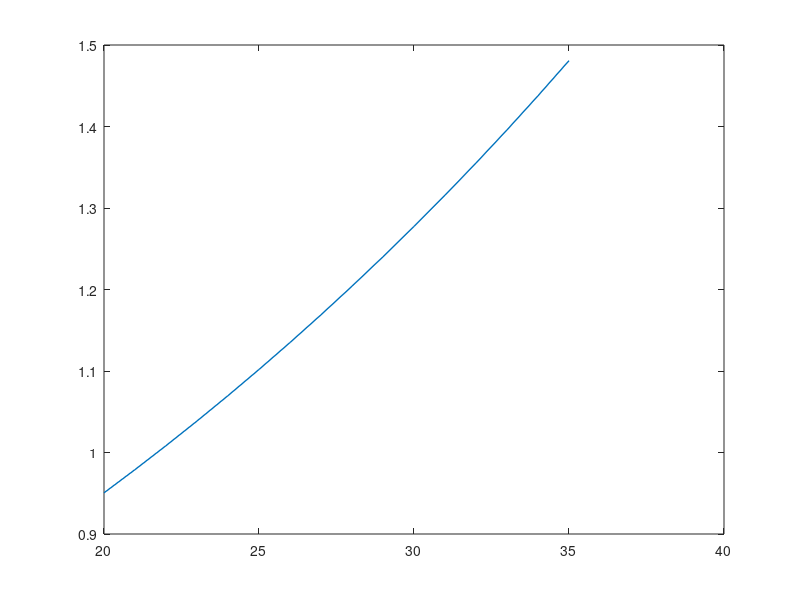

Source code (MATLAB):
load('membrane_params.mat', 'A', 'B', 'A_LMH','B_LMH');
T_list = 20:1:35;               % Temperature range [C]
A_list = zeros(1,length(T_list));
A_list_LMH = zeros(1,length(T_list));

for i=1:length(T_list)
    T_c = T_list(i);
    A_temp_LMH = A_LMH*1.03^(T_c - 25);  % Temperature correction for A [LMH/bar]
    A_list_LMH(i) = A_temp_LMH;
    A_temp = A*1.03^(T_c - 25);  % Temperature correction for A [LMH/bar]
    A_list(i) = A_temp;
end
figure;
plot(T_list, A_list_LMH, 'LineWidth', 1);
